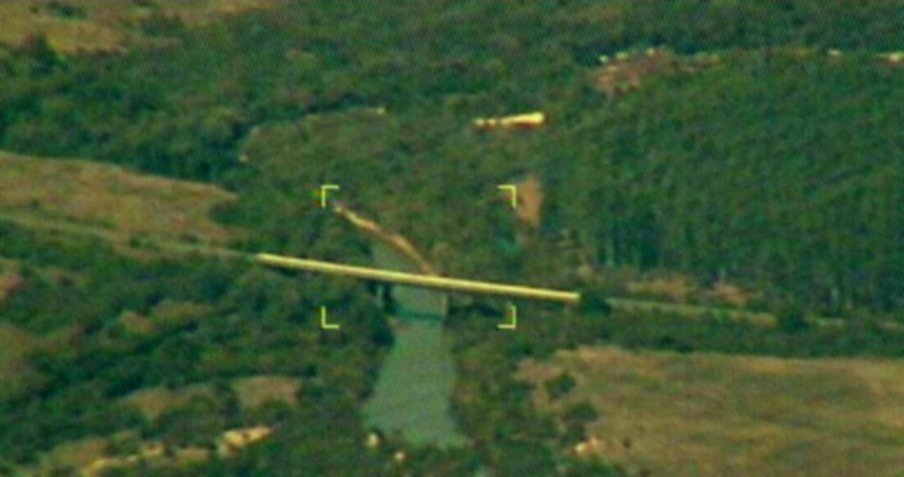
#> input picture Códigos/Figura_ajustada.png, 904 x 477 px
$ python lowpass.py
#> lines starting #> are read from the running program, lines starting #| are printed output that depends on the picture
import cv2
import numpy as np
import matplotlib.pyplot as plt

def open_image(image_path):
#> called with image_path = 'Figura_ajustada.png'
    img = cv2.imread(image_path)
#> img is the input picture: shape (477, 904, 3); mean B, G, R 49.1, 84.3, 59.1
    img = cv2.cvtColor(img, cv2.COLOR_BGR2RGB)
    return img

def apply_low_pass_filter(img, kernel):
    return cv2.filter2D(img, -1, kernel)

def apply_gaussian_blur(img, ksize=(5, 5), sigma=1.5):
    return cv2.GaussianBlur(img, ksize, sigmaX=sigma)

def display_images(original, filtered_images):
    plt.figure(figsize=(16, 6))

    plt.subplot(1, len(filtered_images) + 1, 1)
    plt.imshow(original)
    plt.title('Original Image')
    plt.axis('off')

    for i, img in enumerate(filtered_images):
        plt.subplot(1, len(filtered_images) + 1, i + 2)
        plt.imshow(img)
        plt.title(f'Filter {i + 1}')
        plt.axis('off')

    plt.tight_layout()
    plt.show()

# Improved Low-pass filter kernels
kernels = [
    np.ones((3, 3), dtype=np.float32) / 9,  # Average 3x3
    np.array([[1, 2, 1],
              [2, 4, 2],
              [1, 2, 1]], dtype=np.float32) / 16,  # Gaussian 3x3
    np.ones((5, 5), dtype=np.float32) / 25,  # Average 5x5
    np.ones((7, 7), dtype=np.float32) / 49,  # Average 7x7
    np.array([[1, 4, 6, 4, 1],
              [4, 16, 24, 16, 4],
              [6, 24, 36, 24, 6],
              [4, 16, 24, 16, 4],
              [1, 4, 6, 4, 1]], dtype=np.float32) / 256  # Gaussian-like 5x5
]

# Load image
image_path = 'Figura_ajustada.png'
rgb_image = open_image(image_path)

# Apply low-pass filters
filtered_images = [apply_low_pass_filter(rgb_image, kernel) for kernel in kernels]
#> in apply_low_pass_filter, `return cv2.filter2D(img, -1, kernel)`:
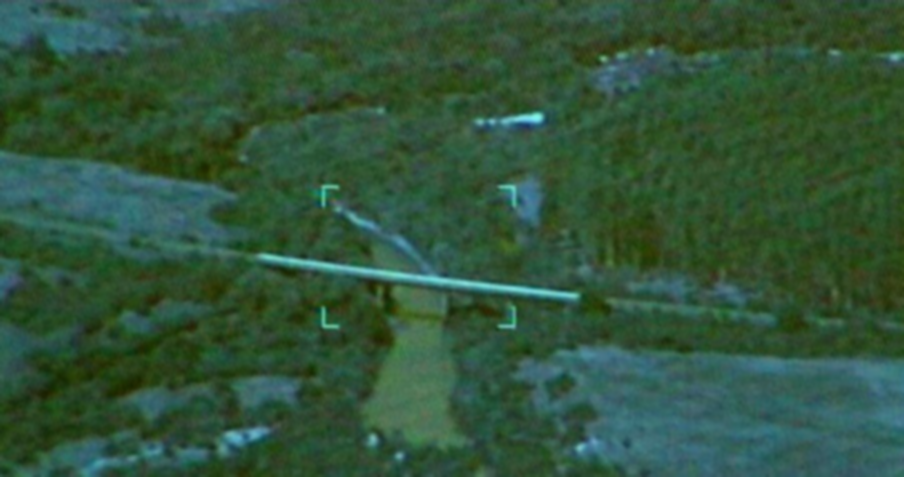
#> returned value: shape (477, 904, 3); mean of channels 0, 1, 2 59.1, 84.3, 49.1; drawn as B, G, R
#> filtered_images = 5 items

# Optional: Add GaussianBlur with parameters
gaussian_img = apply_gaussian_blur(rgb_image, ksize=(7, 7), sigma=2.0)
filtered_images.append(gaussian_img)

# Display results
display_images(rgb_image, filtered_images)
#> the loop in display_images, `for i, img in enumerate(filtered_images):` made 6 passes
